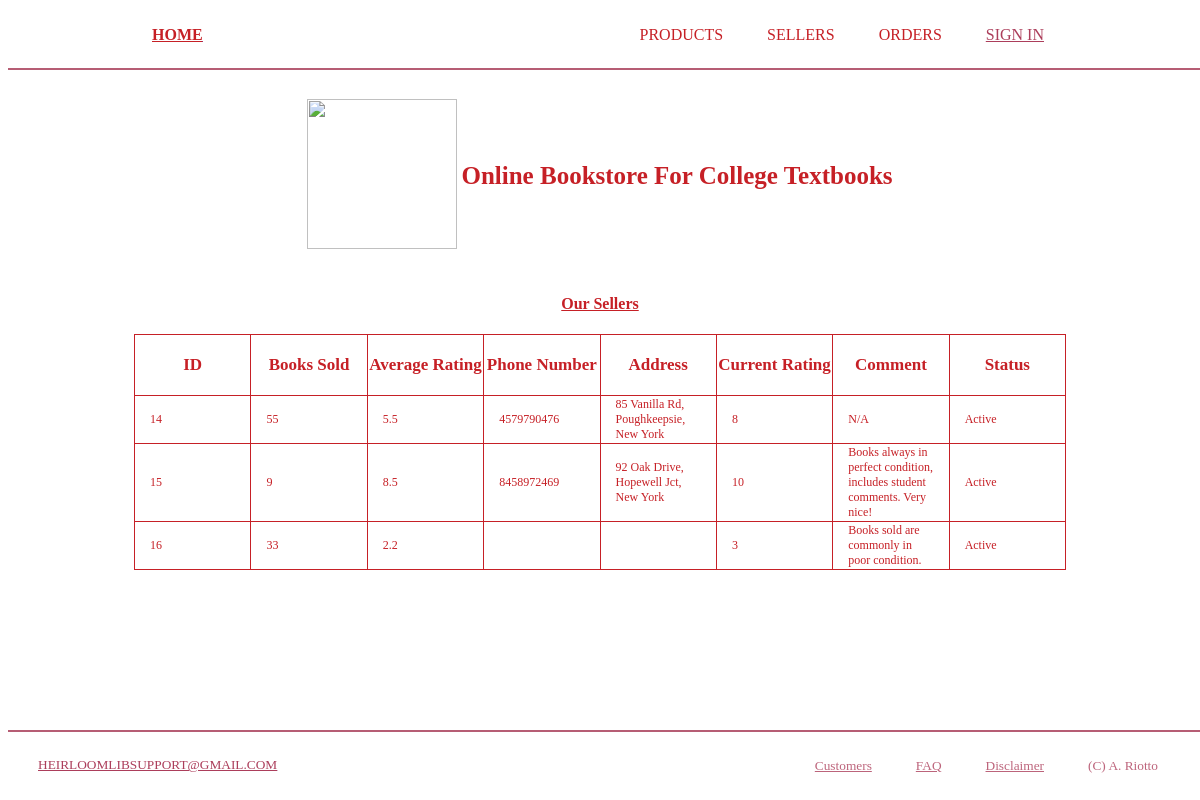
Page /webpages/sellers.php on the earlier database version.
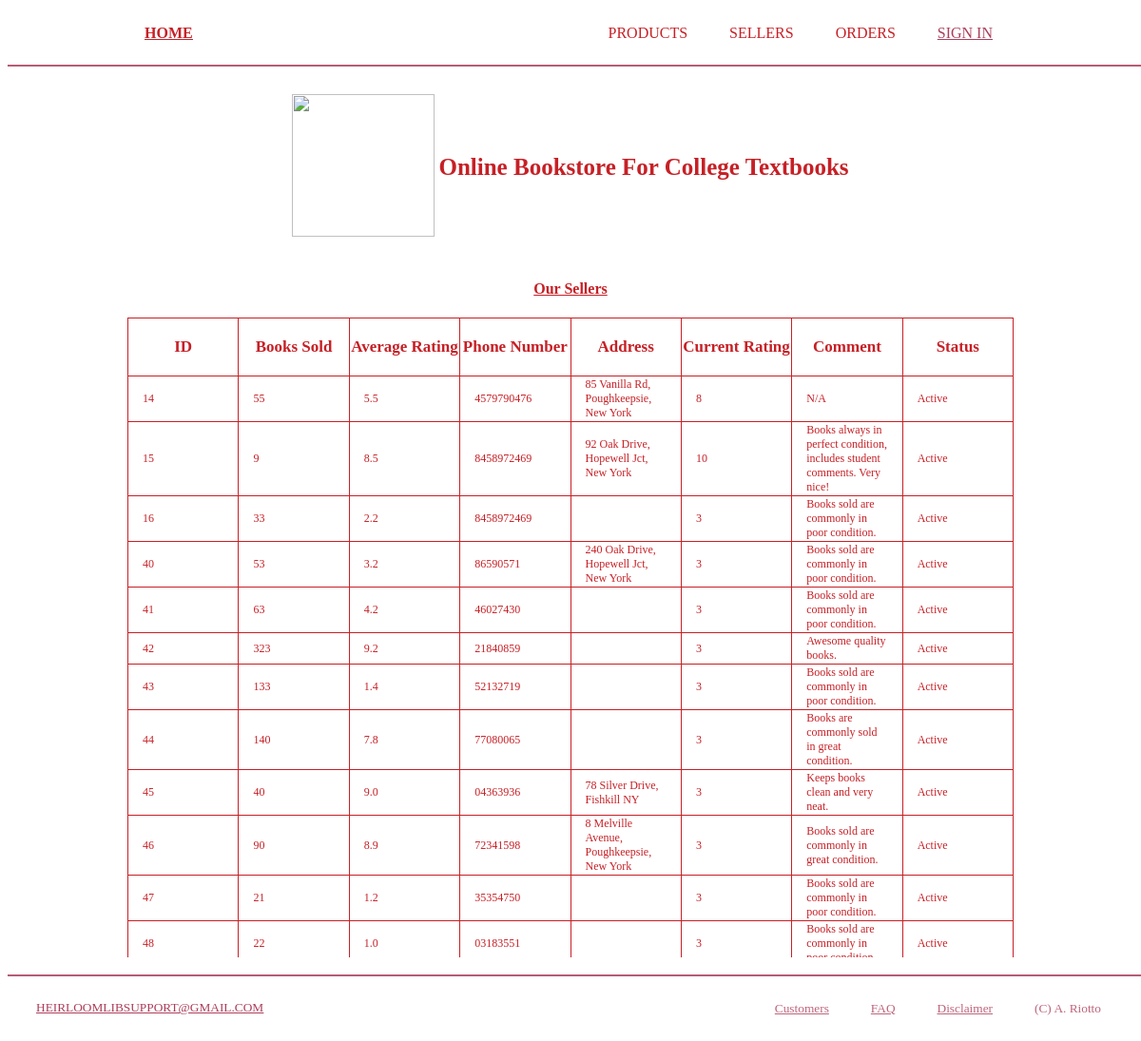
Same page on the later database version.
### tables this page shows
CREATE TABLE IF NOT EXISTS t6_seller (
    sell_id INT PRIMARY KEY AUTO_INCREMENT,
    num_books_sold INT,
    avg_rating DECIMAL(2,1) CHECK (avg_rating >= 1 AND avg_rating <= 10),
    phone VARCHAR(15),
  	address VARCHAR(45),
    rating INT CHECK (rating >= 1 AND rating <= 10),
    comments VARCHAR(200) DEFAULT "N/A",
  	status ENUM("Active", "Deleted") NOT NULL,
    FOREIGN KEY (sell_id) REFERENCES t6_user(user_id)
);

### webpages/sellers.php (the view, shortened to what this page needs)
<!DOCTYPE html>
<html lang="en">
    <head>
        <link rel="stylesheet" href="styles.css">
    </head>
    <body>
    <?php include "usercheck.php"; include "header.php"; ?>
        <div class="container">
    	    <main>
                <table>
                    <tr>
                        <th style="padding-top: 0.5cm; padding-bottom: 0.5cm;">
                            <img src="https://media.discordapp.net/attachments/475843835990114315/1023274755417182279/unknown.png"
                                alt="" width="150" height="150">
                        </th>
                        <th style="color: rgb(198, 32, 38); font-size: 25px; padding-top: 0.5cm; padding-bottom: 0.5cm;">
                            Online Bookstore For College Textbooks
                        </th>
                    </tr>
                </table>
        <header>
            <h4 style = "text-align: center; color: rgb(198, 32, 38);"><u>Our Sellers</u></h4>
        <div class = "options">
<?php
    if (isset($_POST['sort'])) { $sortInput = " ORDER BY " . $_POST['sort']; } else { $sortInput = " ORDER BY sell_id"; }
    if (isset($_POST['direction'])) { $directionInput = " " . $_POST['direction']; } else { $directionInput = " ASC";}
    $q = "SELECT * FROM t6_seller" . $sortInput . $directionInput;
    $r = mysqli_query($dbc, $q);
    if ($r) {
        echo "<div class='wrapText'>";
        echo "<table border=1>
                <tr>
                    <th>ID</th>
                    <th>Books Sold</th>
                    <th>Average Rating</th>
                    <th>Phone Number</th>
                    <th>Address</th>
                    <th>Current Rating</th>
                    <th>Comment</th>
                    <th>Status</th>
                </tr>";
        while ($row = mysqli_fetch_array($r, MYSQLI_NUM)) {
            echo "<tr>";
            echo "<td>" . $row[0] . "</td>" . "<td>" . $row[1] . "</td>";
            echo "<td>" . $row[2] . "</td>" . "<td>" . $row[3] . "</td>";
            echo "<td>" . $row[4] . "</td>" . "<td>" . $row[5] . "</td>";
            echo "<td>" . $row[6] . "</td>" . "<td>" . $row[7] . "</td>";
            echo "</tr>";
        }
        echo "</table>";
        echo "</div>";
    }
    echo "</div>";
    echo "</div>";
?>
        <footer>
            <?php
            include "footer.php";
            ?>
        </footer>
    </body>
</html>

Differences in the rows shown:
changed t6_seller id 16: phone (not shown) → "8458972469"
added t6_seller: sell_id "40", num_books_sold "53", avg_rating "3.2", phone "86590571", address "240 Oak Drive, Hopewell Jct, New York", rating "3", comments "Books sold are commonly in poor condition.", status "Active"
added t6_seller: sell_id "41", num_books_sold "63", avg_rating "4.2", phone "46027430", rating "3", comments "Books sold are commonly in poor condition.", status "Active"
added t6_seller: sell_id "42", num_books_sold "323", avg_rating "9.2", phone "21840859", rating "3", comments "Awesome quality books.", status "Active"
added t6_seller: sell_id "43", num_books_sold "133", avg_rating "1.4", phone "52132719", rating "3", comments "Books sold are commonly in poor condition.", status "Active"
added t6_seller: sell_id "44", num_books_sold "140", avg_rating "7.8", phone "77080065", rating "3", comments "Books are commonly sold in great condition.", status "Active"
added t6_seller: sell_id "45", num_books_sold "40", avg_rating "9.0", phone "04363936", address "78 Silver Drive, Fishkill NY", rating "3", comments "Keeps books clean and very neat.", status "Active"
added t6_seller: sell_id "46", num_books_sold "90", avg_rating "8.9", phone "72341598", address "8 Melville Avenue, Poughkeepsie, New York", rating "3", comments "Books sold are commonly in great condition.", status "Active"
added t6_seller: sell_id "47", num_books_sold "21", avg_rating "1.2", phone "35354750", rating "3", comments "Books sold are commonly in poor condition.", status "Active"
added t6_seller: sell_id "48", num_books_sold "22", avg_rating "1.0", phone "03183551", rating "3", comments "Books sold are commonly in…", status "Active"
